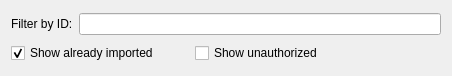
<?xml version="1.0" encoding="UTF-8"?>
<ui version="4.0">
 <class>WaresImportFilterWidget</class>
 <widget class="QWidget" name="WaresImportFilterWidget">
  <property name="geometry">
   <rect>
    <x>0</x>
    <y>0</y>
    <width>452</width>
    <height>76</height>
   </rect>
  </property>
  <property name="windowTitle">
   <string>Form</string>
  </property>
  <layout class="QVBoxLayout" name="verticalLayout">
   <item>
    <layout class="QHBoxLayout" name="horizontalLayout_3">
     <item>
      <widget class="QLabel" name="label">
       <property name="text">
        <string>Filter by ID:</string>
       </property>
      </widget>
     </item>
     <item>
      <widget class="QLineEdit" name="nameFilterLineEdit">
       <property name="text">
        <string/>
       </property>
      </widget>
     </item>
    </layout>
   </item>
   <item>
    <layout class="QHBoxLayout" name="horizontalLayout_2">
     <item>
      <widget class="QCheckBox" name="showAlreadyImportedCheckbox">
       <property name="text">
        <string>Show already imported</string>
       </property>
       <property name="checked">
        <bool>true</bool>
       </property>
      </widget>
     </item>
     <item>
      <spacer name="horizontalSpacer_2">
       <property name="orientation">
        <enum>Qt::Horizontal</enum>
       </property>
       <property name="sizeType">
        <enum>QSizePolicy::Fixed</enum>
       </property>
       <property name="sizeHint" stdset="0">
        <size>
         <width>30</width>
         <height>20</height>
        </size>
       </property>
      </spacer>
     </item>
     <item>
      <widget class="QCheckBox" name="showUnauthorizedCheckbox">
       <property name="text">
        <string>Show unauthorized</string>
       </property>
      </widget>
     </item>
     <item>
      <spacer name="horizontalSpacer">
       <property name="orientation">
        <enum>Qt::Horizontal</enum>
       </property>
       <property name="sizeHint" stdset="0">
        <size>
         <width>40</width>
         <height>20</height>
        </size>
       </property>
      </spacer>
     </item>
    </layout>
   </item>
  </layout>
 </widget>
 <resources/>
 <connections/>
</ui>
